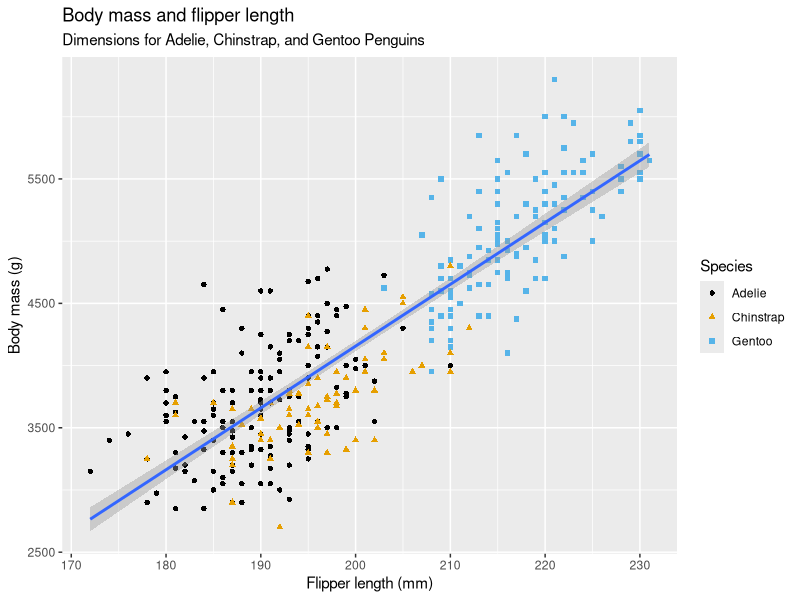
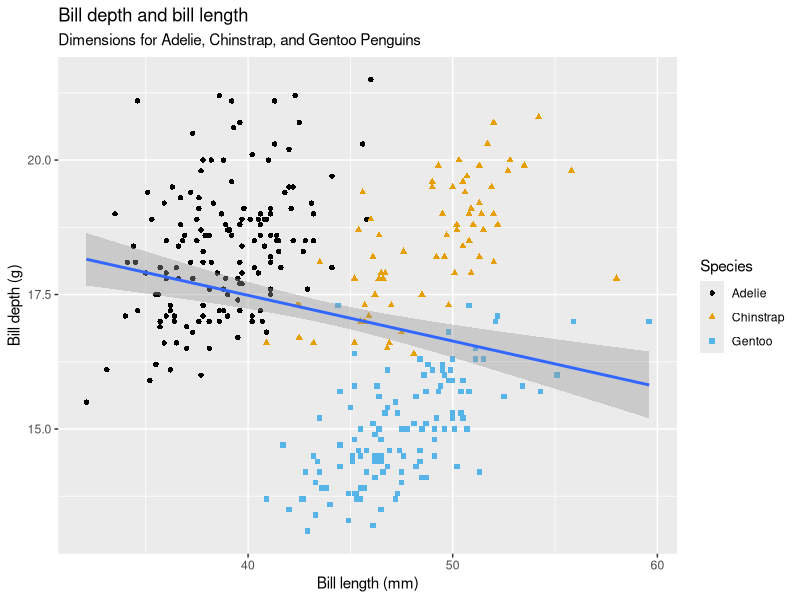
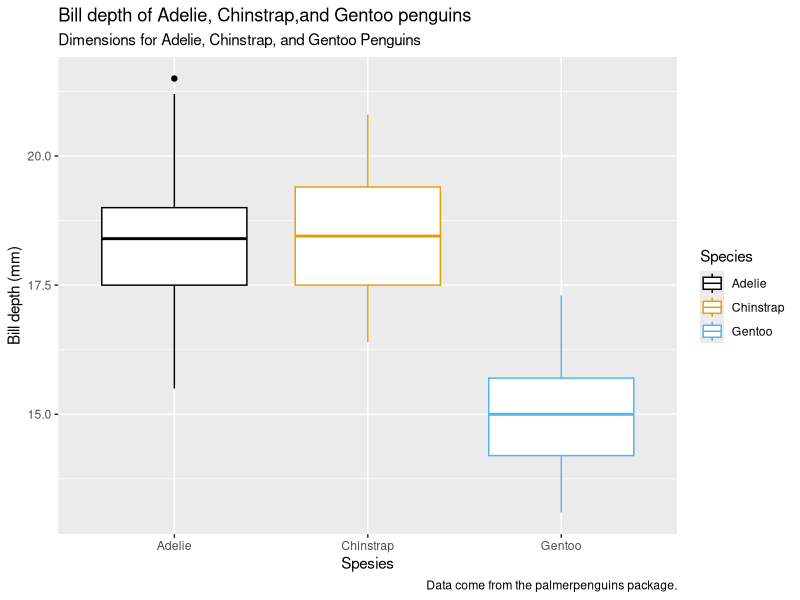
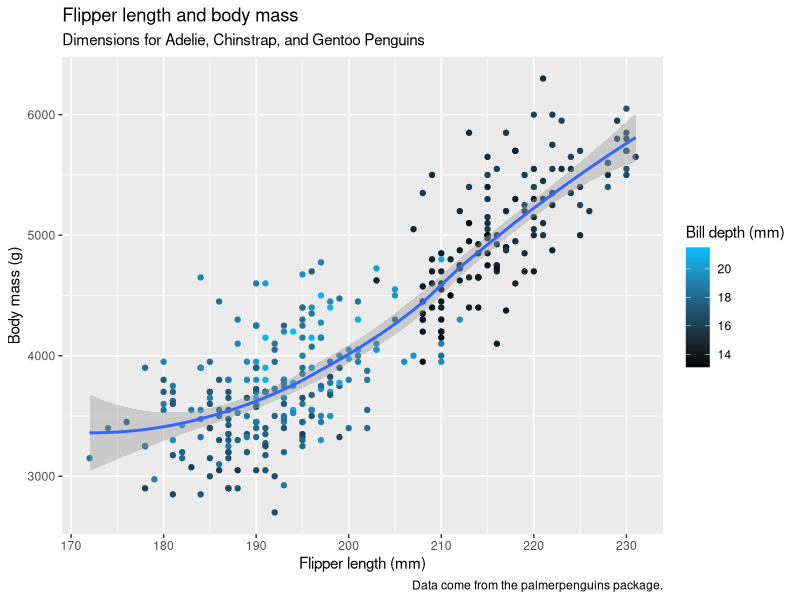
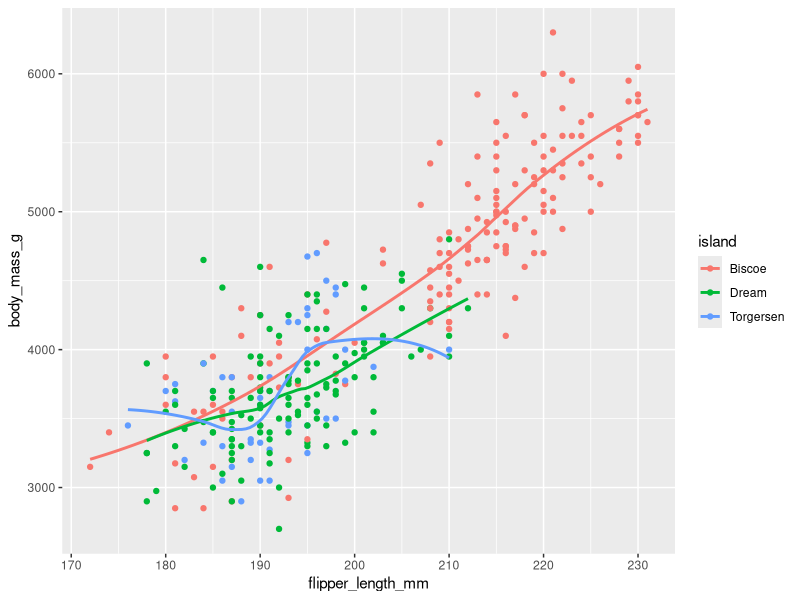
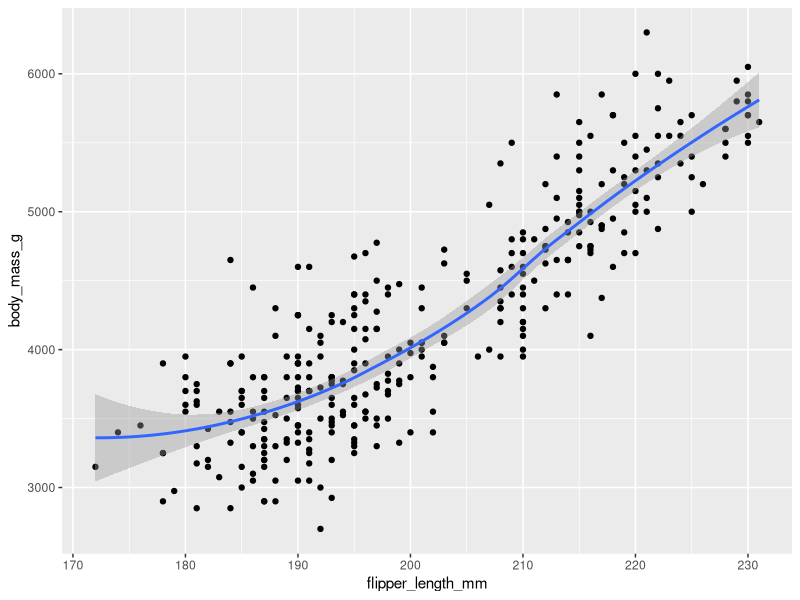
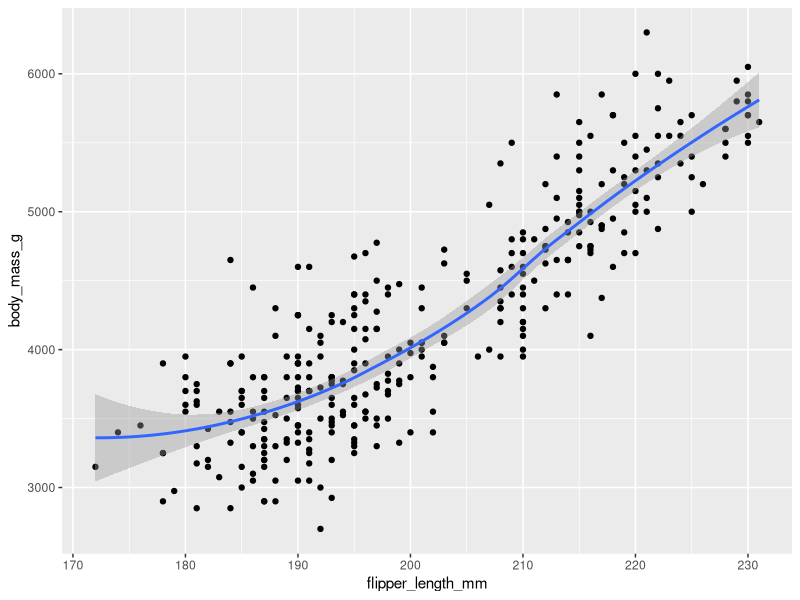
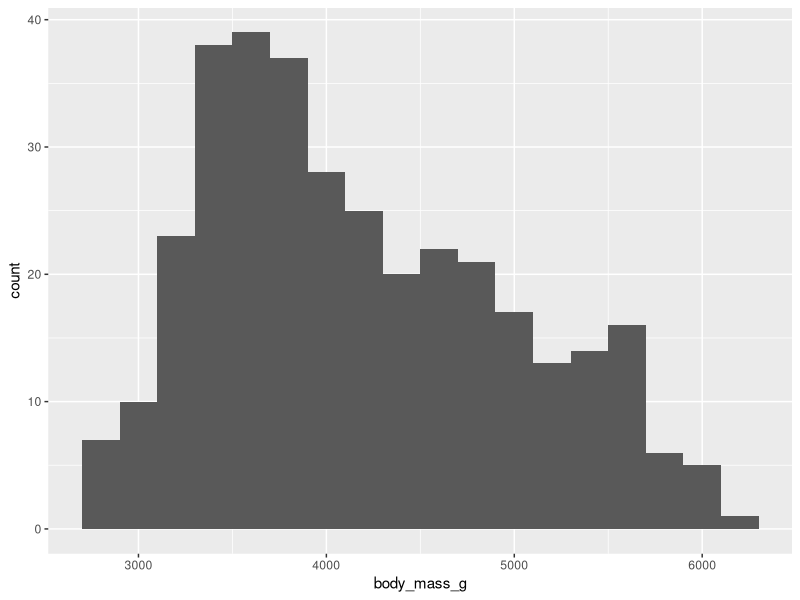

Reproduce these figures in R, in order.
install.packages("tidyverse")
install.packages("ggthemes")
library(tidyverse)
library(palmerpenguins)
library(ggthemes)
library(ggplot2)
ggplot(
  data = penguins,
  mapping = aes(x = flipper_length_mm, y = body_mass_g)
) +
  geom_point(mapping = aes(color = species, shape = species)) +
  geom_smooth(method = "lm") +
  labs(
    title = "Body mass and flipper length",
    subtitle = "Dimensions for Adelie, Chinstrap, and Gentoo Penguins",
    x = "Flipper length (mm)", y = "Body mass (g)",
    color = "Species", shape = "Species"
  ) +
  scale_color_colorblind()
ggplot(
  data = penguins,
  mapping = aes(x = bill_length_mm, y = bill_depth_mm)
) +
  geom_point(mapping = aes(color = species, shape = species)) +
  geom_smooth(method = "lm") +
  labs(
    title = "Bill depth and bill length",
    subtitle = "Dimensions for Adelie, Chinstrap, and Gentoo Penguins",
    x = "Bill length (mm)", y = "Bill depth (g)",
    color = "Species", shape = "Species"
  ) +
  scale_color_colorblind()
ggplot(
  data = penguins,
  mapping = aes(x = species, y = bill_depth_mm)
) +
  geom_boxplot(mapping = aes(color = species, shape = species)) +
  geom_smooth(method = "lm") +
  labs(
    title = "Bill depth of Adelie, Chinstrap,and Gentoo penguins",
    subtitle = "Dimensions for Adelie, Chinstrap, and Gentoo Penguins",
    caption="Data come from the palmerpenguins package.",
    x = "Spesies", y = "Bill depth (mm)",
    color = "Species", shape = "Species"
  ) +
  scale_color_colorblind()
ggplot(
  data = penguins,
  mapping = aes(x = flipper_length_mm, y = body_mass_g, color = bill_depth_mm)
) +
  geom_point() +
  geom_smooth(method = "loess") + 
  labs(
    title = "Flipper length and body mass",
    subtitle = "Dimensions for Adelie, Chinstrap, and Gentoo Penguins",
    caption = "Data come from the palmerpenguins package.",
    x = "Flipper length (mm)", y = "Body mass (g)",
    color = "Bill depth (mm)"
  ) +
  scale_color_gradient(low = "black", high = "deepskyblue") 
ggplot(
  data = penguins,
  mapping = aes(x = flipper_length_mm, y = body_mass_g, color = island)
) +
  geom_point() +
  geom_smooth(se = FALSE)
ggplot(
  data = penguins,
  mapping = aes(x = flipper_length_mm, y = body_mass_g)
) +
  geom_point() +
  geom_smooth()
ggplot() +
  geom_point(
    data = penguins,
    mapping = aes(x = flipper_length_mm, y = body_mass_g)
  ) +
  geom_smooth(
    data = penguins,
    mapping = aes(x = flipper_length_mm, y = body_mass_g)
  )
ggplot(penguins, aes(x = body_mass_g)) +
  geom_histogram(binwidth = 200)
ggplot(penguins, aes(x = body_mass_g)) +
  geom_density()
ggplot(penguins, aes(y = species)) +
  geom_bar()
ggplot(penguins, aes(x = species)) +
  geom_bar(color = "red")
ggplot(penguins, aes(x = species)) +
  geom_bar(fill = "red")
ggplot(diamonds, aes(x=carat)) +
  geom_histogram(binwidth=0.4)
ggplot(penguins, aes(x = body_mass_g, color = species, fill = species)) +
  geom_density(alpha = 0.5)
ggplot(penguins, aes(x = island, fill = species)) +
  geom_bar()
ggplot(penguins, aes(x = island, fill = species)) +
  geom_bar(position = "fill")
ggplot(penguins, aes(x = flipper_length_mm, y = body_mass_g)) +
  geom_point(aes(color = species, shape = island))
ggplot(penguins, aes(x = flipper_length_mm, y = body_mass_g)) +
  geom_point(aes(color = species, shape = species)) +
  facet_wrap(~island)
ggplot(mpg, aes(x = hwy, y = displ)) +
  geom_point()
ggplot(mpg, aes(x = hwy, y = displ, linewidth = class)) +
  geom_point()
ggplot(
  data = penguins,
  mapping = aes(x = bill_length_mm, y = bill_depth_mm)
) +
  geom_point(mapping = aes(color = species, shape = species)) +
  geom_smooth(method = "lm") +
  labs(
    title = "Bill depth and bill length",
    subtitle = "Dimensions for Adelie, Chinstrap, and Gentoo Penguins",
    x = "Bill length (mm)", y = "Bill depth (g)",
    color = "Species", shape = "Species"
  ) +
  scale_color_colorblind() +
  facet_wrap(~species)
ggplot(
  data = penguins,
  mapping = aes(
    x = bill_length_mm, y = bill_depth_mm, 
    color = species, shape = species
  )
) +
  geom_point() 
ggplot(penguins, aes(x = island, fill = species)) +
  geom_bar(position = "fill")
ggplot(penguins, aes(x = species, fill = island)) +
  geom_bar(position = "fill")
ggsave("penguin-plot.pdf")